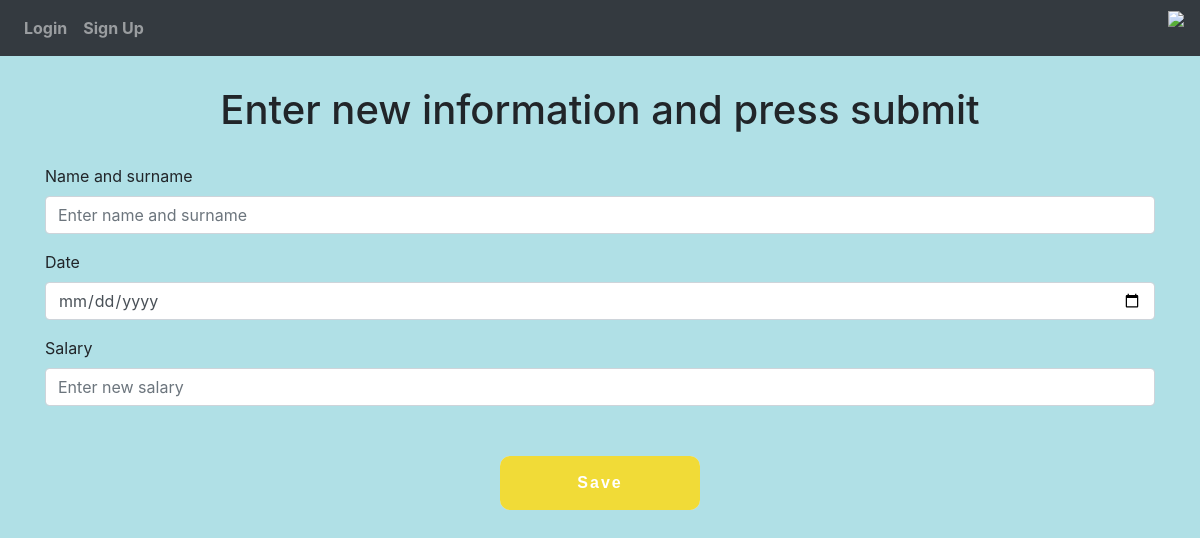
The page /employees/3/edit (signed in) on the database as committed earlier.
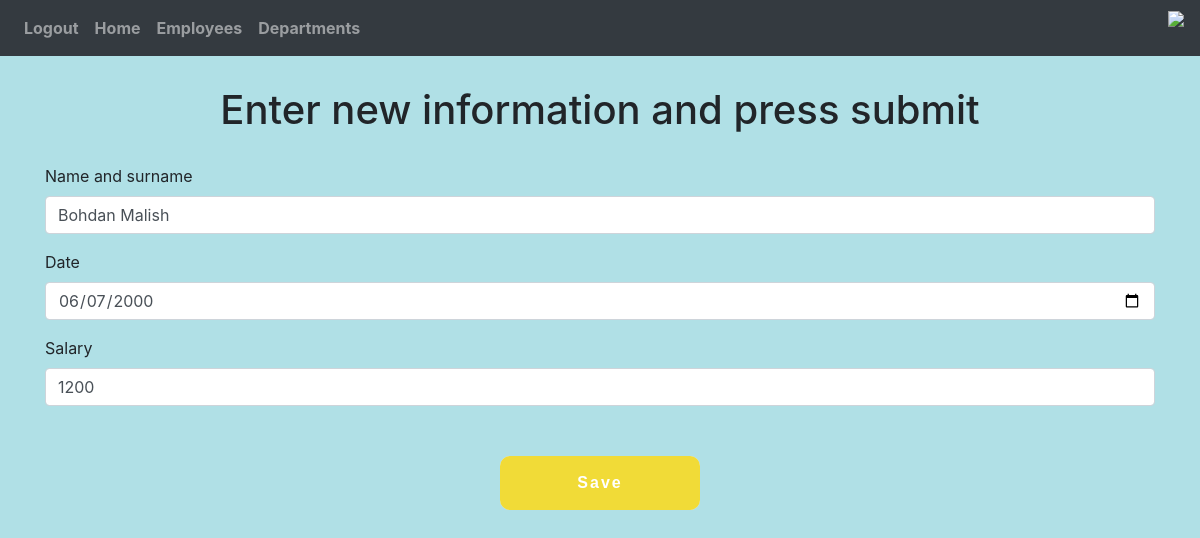
The same page on the database as committed later.
### website/models.py (models this page shows, shortened)
class User(db.Model,UserMixin):
    id = db.Column(db.Integer,primary_key=True,unique=True)
    email = db.Column(db.String(40),unique=True)
    password = db.Column(db.String(30))
    first_name = db.Column(db.String(150))
    date = db.Column(db.String(10))
    salary = db.Column(db.Integer)
    department_id = db.Column(db.Integer, db.ForeignKey('department.id'), nullable=False)
    department = db.relationship("Department")

### website/views.py (the view)
@views.route('/employees/<int:id>/edit',methods= {'POST','GET'})
@login_required
def employee_edit(id):
    employee = User.query.get(id)
    if request.method == 'POST':
        employee.first_name = request.form.get('firstName')
        employee.date = request.form.get('date')
        employee.salary= request.form.get('salary')
        try:
            db.session.commit()
            return redirect('/employees')
        except:
            return "Some error"
    else:
        return render_template('employee_edit.html',user=employee)

### website/__init__.py (called while the page is built)
def create_app():
    app = Flask(__name__)
    app.config['SECRET_KEY'] = 'vitaliy'
    app.config['SQLALCHEMY_DATABASE_URI'] = f'sqlite:///{DB_NAME}'
    app.config['SQLALCHEMY_TRACK_MODIFICATIONS'] = True
    db.init_app(app)
    api = Api(app)
    from .views import views
    from .auth import auth
    app.register_blueprint(views,url_prefix = '/')
    app.register_blueprint(auth,url_prefix = '/')
    from website.models import User,Department
    create_database(app)
    login_manager = LoginManager()
    login_manager.login_view = 'auth.login'
    login_manager.init_app(app)
    @login_manager.user_loader
    def load_user(id):
        return User.query.get(int(id))
    return app

### website/templates/employee_edit.html
{% extends "base.html" %} {% block title %}Edit{% endblock %} {% block
content %}
<form method="POST">
  <h1 style="margin: 30px 0;" align="center">Enter new  information and press submit</h1>
  <div class="form-group">
    <label for="firstName">Name and surname</label>
    <input
            value="{{user.first_name}}"
      type="text"
      class="form-control"
      id="firstName"
      name="firstName"
      placeholder="Enter name and surname"
    />
  </div>
  <div class="form-group">
    <label for="date">Date</label>
    <input
            value="{{user.date}}"
      type="date"
      class="form-control"
      id="date"
      name="date"
      placeholder="Enter new date"
    />
  </div>
  <div class="form-group">
    <label for="salary">Salary</label>
    <input
            value="{{user.salary}}"
      type="salary"
      class="form-control"
      id="salary"
      name="salary"
      placeholder="Enter new salary"
    />
  </div>
  <br />
  <button type="submit" class="glow-button">Save</button>
</form>
{% endblock %}

Rows that differ between the two databases and show on the page:
added User: firstName "Bohdan Malish", date "06/07/2000", salary "1200"
Other text that changed with them:
text no longer shown: "Login Sign Up"
text now shown: "Logout Home Employees Departments"
